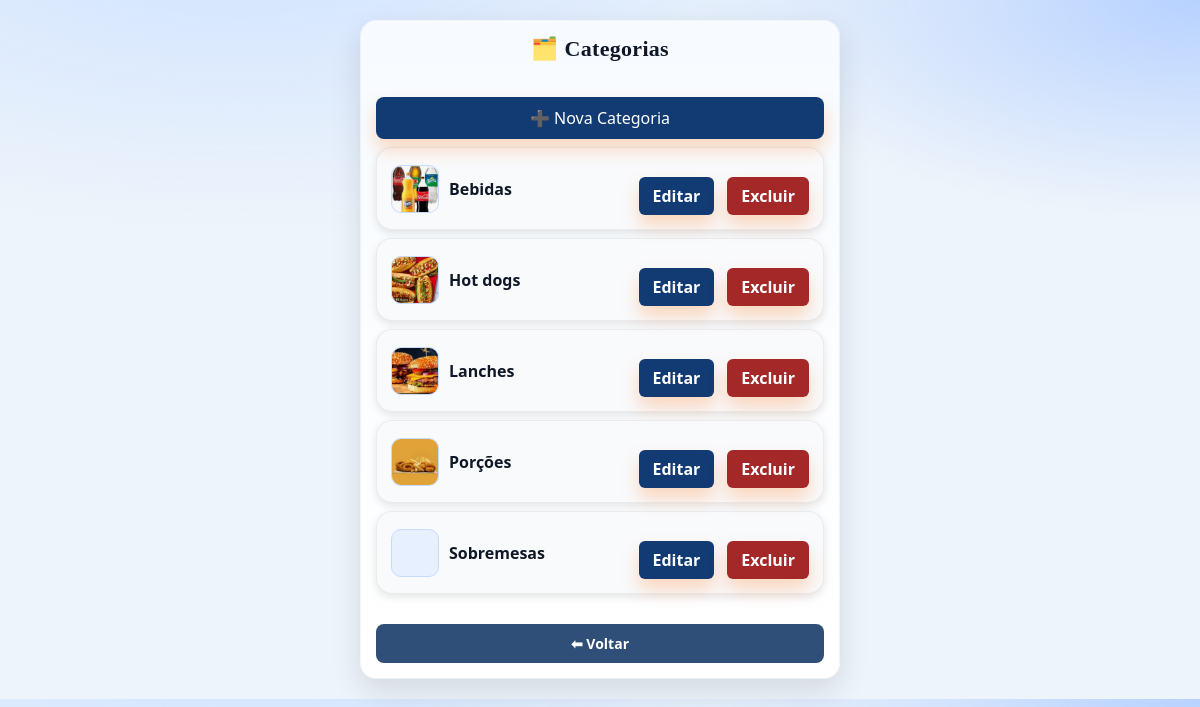
Page /gerenciar_categorias (signed in) on the committed database.
### tables this page shows
CREATE TABLE categorias (
        id INTEGER PRIMARY KEY AUTOINCREMENT,
        nome TEXT
    , imagem TEXT);

### lanchonete/app.py (the view)
@app.route("/gerenciar_categorias")
@gerente_required_decorator
def gerenciar_categorias():
    con = get_db_connection()
    cur = con.cursor()
    cur.execute("SELECT * FROM categorias ORDER BY nome")
    categorias = cur.fetchall()
    return render_template("gerenciar_categorias.html", categorias=categorias)

### lanchonete/app.py (called while the page is built)
@app.teardown_appcontext
def teardown_db_connection(exception):
    close_connection(exception)

@app.before_request
def ensure_db_inicializado():
    global db_inicializado
    if not db_inicializado:
        inicializar_sistema()
        db_inicializado = True

def gerente_required_decorator(f):
    @wraps(f)
    def decorated_function(*args, **kwargs):
        if not session.get("logado"):
            return redirect(url_for("login"))
        if session.get("tipo") != "gerente":
            return redirect(url_for("index")) # Redireciona para a página inicial se não for gerente
        return f(*args, **kwargs)
    return decorated_function

### lanchonete/database.py (called while the page is built)
def get_db_connection():
    if 'db' not in g:
        g.db = sqlite3.connect(DB_PATH, timeout=10)
        g.db.row_factory = sqlite3.Row
    return g.db

def close_connection(exception):
    db = getattr(g, 'db', None)
    if db is not None:
        db.close()

### lanchonete/templates/gerenciar_categorias.html (shortened to what this page needs)
<!DOCTYPE html>
<html lang="pt-br">
<head>
    <link rel="stylesheet" href="{{ url_for('static', filename='style.css') }}">
</head>
<body>
<div class="container">
    <h2>🗂️ Categorias</h2>
    <a href="{{ url_for('adicionar_categoria') }}" class="btn">➕ Nova Categoria</a>
    {% if categorias %}
        {% for c in categorias %}
        <div class="item item-comanda">
            <div class="categoria-linha">
                {% if c.imagem %}
                    <img class="categoria-mini" src="{{ url_for('static', filename='uploads/' + c.imagem) }}" alt="{{ c.nome }}">
                {% else %}
                    <div class="categoria-mini placeholder"></div>
                {% endif %}
                <strong>{{ c.nome }}</strong>
            </div>
            <div class="acoes">
                <a class="btn pequeno" href="{{ url_for('editar_categoria', id=c.id) }}">Editar</a>
                <a class="btn pequeno fechar" href="{{ url_for('excluir_categoria', id=c.id) }}"
                   onclick="return confirm('Deseja excluir esta categoria?')">Excluir</a>
            </div>
        </div>
        {% endfor %}
    {% else %}
        <p>Nenhuma categoria cadastrada</p>
    {% endif %}
    <a href="/" class="btn-voltar">⬅ Voltar</a>
</div>
</body>
</html>

### rows in the picture
categorias: imagem (picture), nome "Bebidas"
categorias: imagem (picture), nome "Hot dogs"
categorias: imagem (picture), nome "Lanches"
categorias: imagem (picture), nome "Porções"
categorias: nome "Sobremesas"
